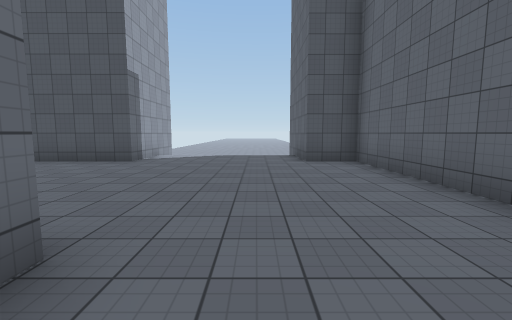
view 1 (above)

21 first-person views from a walk through a 3-D level made in the Unity game engine. The camera is 1.5 m above the floor, tilts 6° down and sees 90° across. The floor is counted in squares, 2 m on a side. Each view is taken from the middle of a square. On the plan, view 1 faces up. The plan holds only what a view shows up to about 9 squares ahead; the rest is blank. The place goes on beyond the plan. The player character is not drawn. Surface patterns are stand-ins for the level's own textures.

view 2
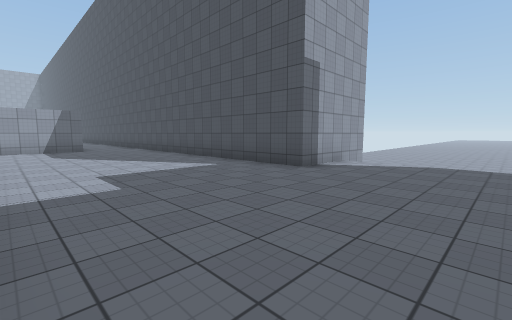

view 3
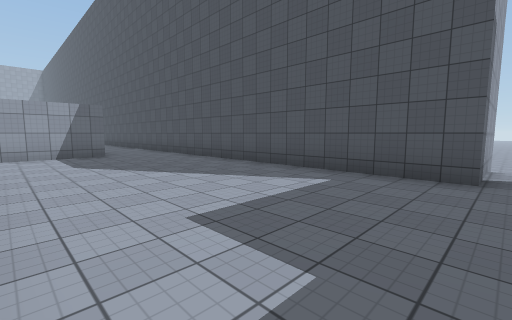

view 4
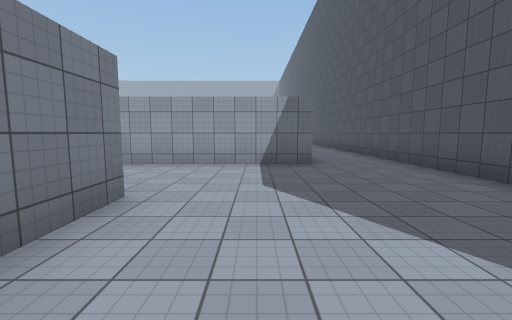

view 5
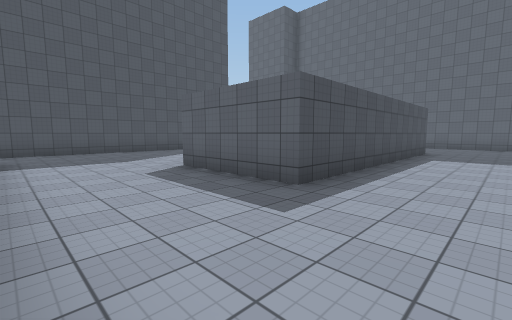

view 6
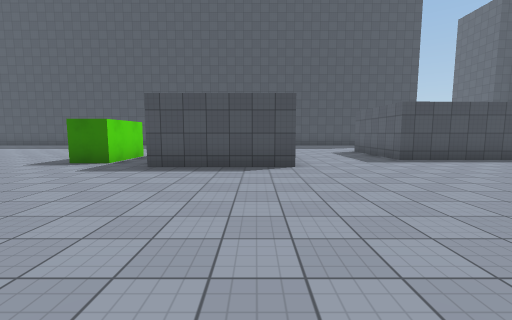

view 7
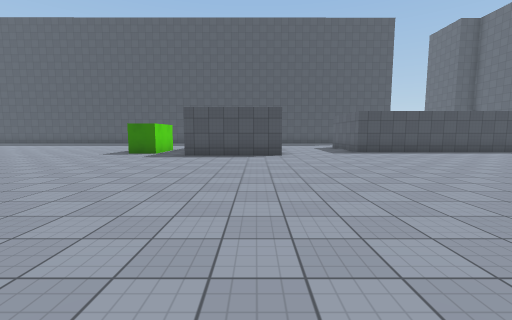

view 8
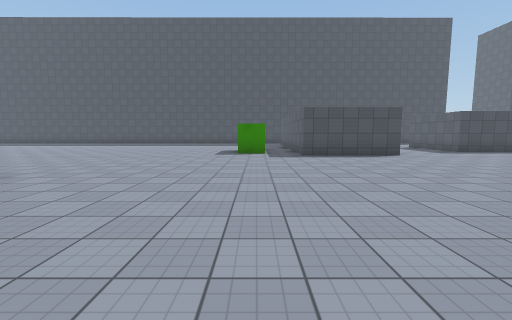

view 9
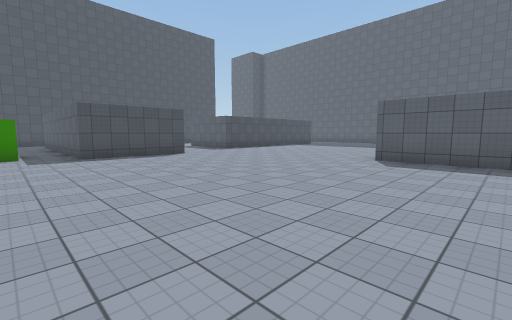

view 10
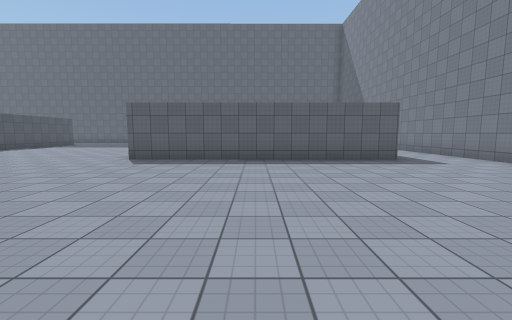

view 11
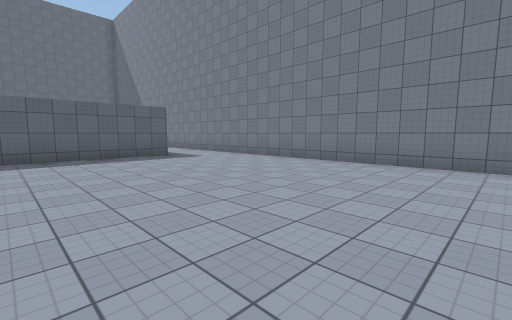

view 12
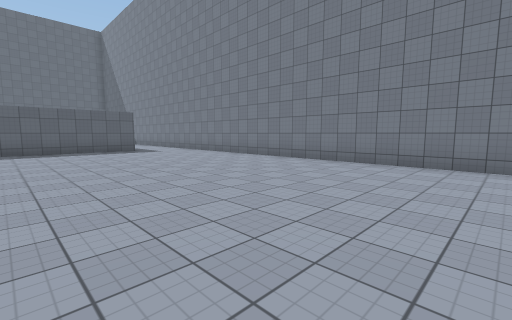

view 13
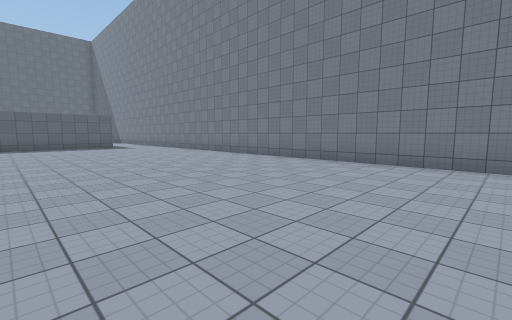

view 14
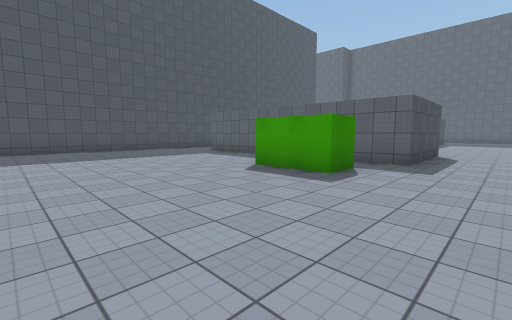

view 15
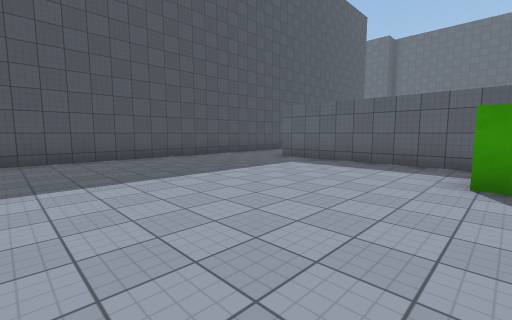

view 16
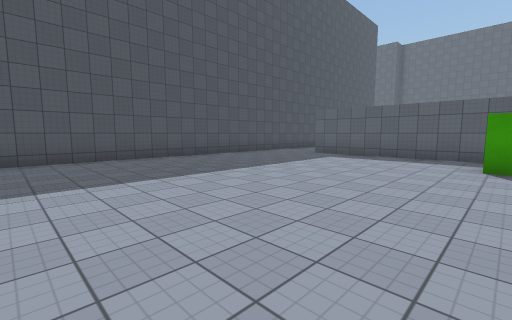

view 17
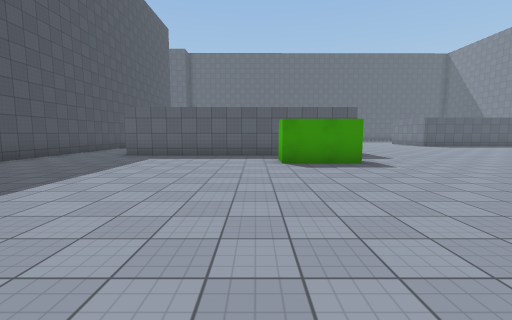

view 18
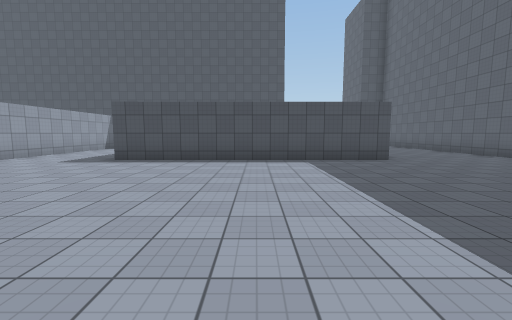

view 19
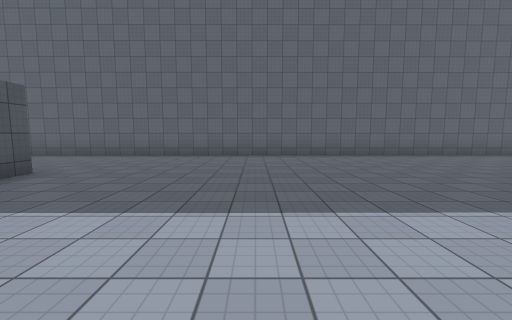

view 20
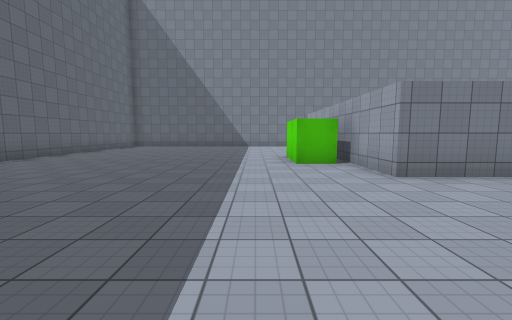

view 21
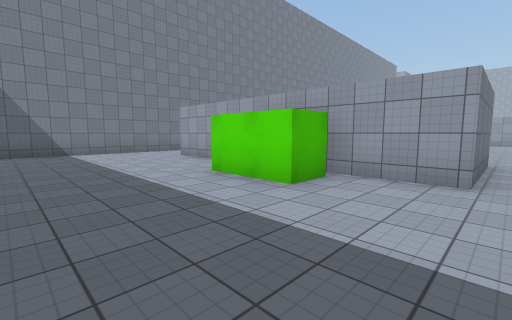

### Floor plan
Points are (right, up) in squares from view 1. A wall is a line through its corners. A room is listed if a view was taken in it or the views show most of it. See-through windows are left out.
Room 1 (views 1, 2, 3, 4, 5, 6, 7, 8, 9, 10, 11, 12, 13, 14, 15, 16, 17, 18, 19, 20, 21)
walls: (-12.1, -3.4) (-15.4, -3.4) (-15.4, 4.4); (-16.7, -2.6) (-17.7, -2.6) (-17.7, -0.7) (-16.7, -0.7) (-16.7, -2.6); (-6.1, -11.3) (-5, -11.3) (-5, -13.3); (-6.4, -15.2) (-6.4, -17.1); (-12.1, 4.4) (-12.1, -2); (-1.2, -1.8) (-9, -1.8) (-9, 1.4) (-7.5, 1.4); (-9.7, -17.1) (-9.7, -9.3) (-6.4, -9.3) (-6.4, -12.6); (-4.4, -19.4) (-1.9, -19.4); (2.7, -14.8) (2.7, 6.8) (1.3, 6.8) (1.3, 8.6); (-3.3, 8.6) (-3.3, 6.8) (-24.1, 6.7); (-24.1, -19.4) (-7.9, -19.4)

Where each view was taken, in squares from view 1:
view 1: 0 up, 0 right, facing up
view 2: 2 up, 0 right, facing up-left
view 3: 2 up, 3 left, facing up-left
view 4: 3 up, 6 left, facing left
view 5: 4 down, 12 left, facing up-right
view 6: 9 down, 13 left, facing up
view 7: 12 down, 13 left, facing up
view 8: 12 down, 17 left, facing up
view 9: 12 down, 17 left, facing up-right
view 10: 13 down, 17 left, facing right
view 11: 13 down, 18 left, facing down-right
view 12: 13 down, 21 left, facing down-right
view 13: 13 down, 24 left, facing down-right
view 14: 5 down, 22 left, facing up-right
view 15: 1 down, 22 left, facing up-right
view 16: 1 down, 24 left, facing up-right
view 17: 0 up, 24 left, facing right
view 18: 9 down, 5 left, facing up
view 19: 6 down, 6 left, facing right
view 20: 5 down, 4 left, facing down
view 21: 9 down, 2 left, facing down-left
